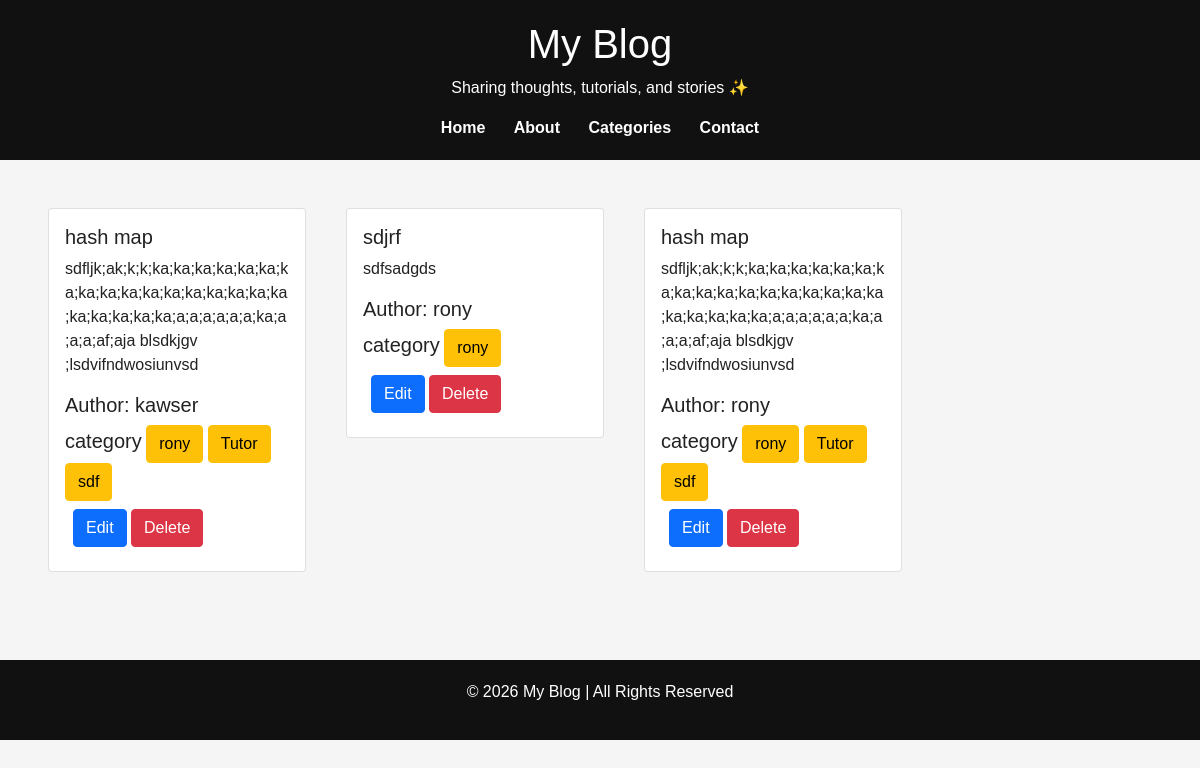
The page / on the database its author committed.
### posts/models.py (models this page shows, shortened)
class Post(models.Model):
    title=models.CharField(max_length=50)
    content=models.TextField()
    category= models.ManyToManyField(Category) # akta post multiple category r hote pare, akta category r multiple post thakte pare
    author = models.ForeignKey(Author,on_delete=models.CASCADE)

### author/models.py (models this page shows, shortened)
class Author(models.Model):
    name=models.CharField(max_length=100)
    bio=models.TextField()
    phone_no=models.CharField(max_length=11)

### categories/models.py (models this page shows, shortened)
class Category(models.Model):
    name=models.CharField(max_length=100)

### blog/views.py (the view)
# urls.py: 2. Add a URL to urlpatterns:  path('', views.home, name='home')
def home(request):
    data=Post.objects.all()
    return render(request, 'pages/home.html',{'post':data})

### templates/pages/home.html (shortened to what this page needs)
<!doctype html>
<html lang="en">
  <head>
    <link href="https://cdn.jsdelivr.net/npm/bootstrap@5.0.2/dist/css/bootstrap.min.css" rel="stylesheet">
</head>
<body>
  <header>
    <h1>My Blog</h1>
    <p>Sharing thoughts, tutorials, and stories ✨</p>
    <nav>
      <a href="#">Home</a>
      <a href="#">About</a>
      <a href="#">Categories</a>
      <a href="#">Contact</a>
    </nav>
  </header>
        <div class="row p-5 gap-3">
        {% for i in post %}
         <div class="col-sm-3 mb-3 mb-sm-0">
          <div class="card">
            <div class="card-body">
              <h5 class="card-title">{{ i.title }}</h5>
              <p class="card-text">{{i.content}}</p>
              <h5>Author: {{i.author.name}}</h5>
              <h5 class="d-inline">category</h5>
                {% for c in i.category.all %}
                <a href="#" class="btn btn-warning"> {{c.name}} </a>
                {% endfor %}
                <div class="p-2 ">
                   <a  href="{% url 'edit_post' i.id %}" class="btn btn-primary"> Edit </a>
                   <a href="{% url 'delete_post' i.id %}" class="btn btn-danger"> Delete </a>
                </div>
            </div>
          </div>
        </div>
       {% endfor %}
      </div>
  <footer>
    <p>© 2026 My Blog | All Rights Reserved</p>
  </footer>
</body>
</html>

### templates/pages/home.html (style rules this page uses)
body { margin: 0; font-family: Arial, sans-serif; background: #f5f5f5; color: #222; }
header { background: #111; color: white; padding: 20px; text-align: center; }
nav a { color: white; text-decoration: none; margin: 0 12px; font-weight: bold; }
footer { text-align: center; padding: 20px; background: #111; color: white; margin-top: 40px; }

### rows shown on the page
Post: title "hash map", content "sdfljk;ak;k;k;ka;ka;ka;ka;ka;ka;ka;ka;ka;ka;ka;ka;ka;ka;ka;ka;ka;ka;ka;ka;ka;ka;a;a;a;a;a;a;ka;a;a;a;af;aja blsdkjgv ;lsdvifndwosiunvsd", author.name "kawser"
Category: name "rony"
Category: name "Tutor"
Category: name "sdf"
Post: title "sdjrf", content "sdfsadgds", author.name "rony"
Post: title "hash map", content "sdfljk;ak;k;k;ka;ka;ka;ka;ka;ka;ka;ka;ka;ka;ka;ka;ka;ka;ka;ka;ka;ka;ka;ka;ka;ka;a;a;a;a;a;a;ka;a;a;a;af;aja blsdkjgv ;lsdvifndwosiunvsd", author.name "rony"
